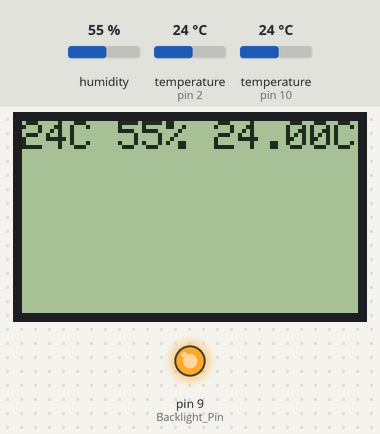
Simulated run of this sketch. Board: Arduino Uno, built with avr-gcc and run on an emulated ATmega328P. Parts: 84×48 one-colour display, output pins drawn as LEDs (lit = HIGH). Inputs (shaded band) come from the test bench; at power-on: temperature (sensors on pin 10, pin 2) 24 °C, humidity 55 %. What the sketch prints to the serial monitor is not drawn.

Above: at 2.3 s.
2.4 s: temperature (sensor on pin 10) set to 12 °C
At 9.4 s:
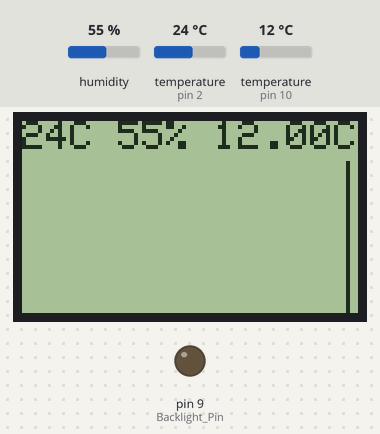
10.6 s: temperature (sensor on pin 10) set to 19 °C
At 13.6 s:
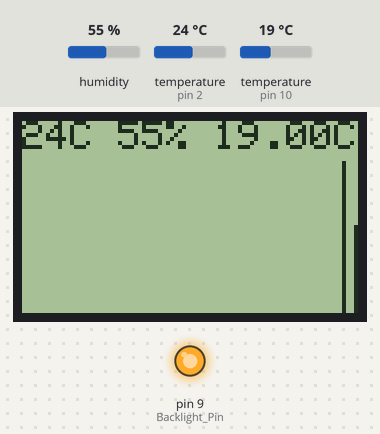
18.0 s: humidity set to 22 %
At 20.7 s:
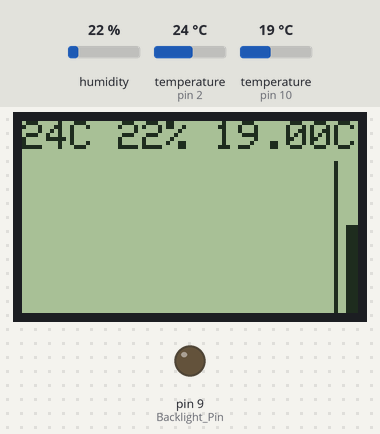
25.4 s: temperature (sensor on pin 2) set to 12 °C
At 29.0 s:
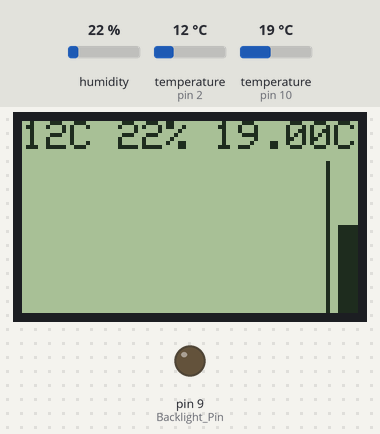
32.8 s: humidity set to 40 %
At 36.3 s:
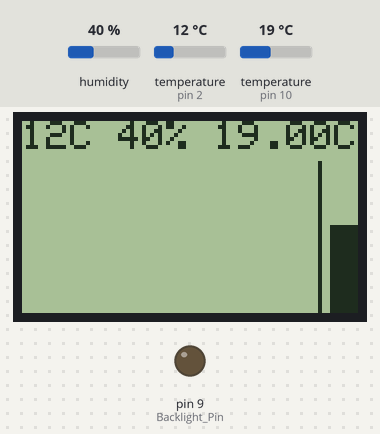
40.3 s: temperature (sensor on pin 10) set to 28 °C
At 43.5 s:
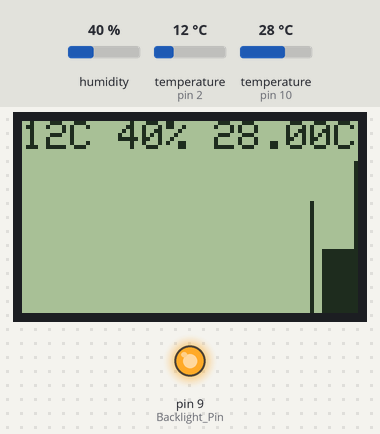
Timing chart, 0 to 45.0 s (numbered marks = the images above; inputs shaded):
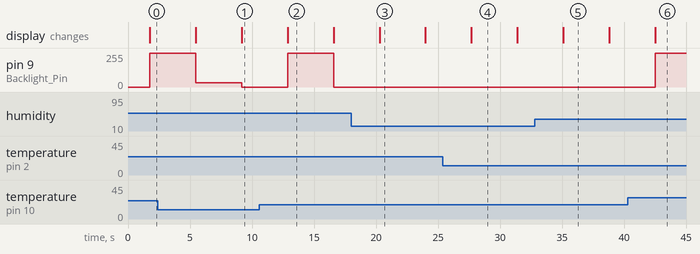

Measured:
- after the input at 2.4 s, pin 9 (Backlight_Pin): 255/255 → 32/255 after 3.1 s, → 0/255 3.7 s later; the display: first changes after 3.1 s (image 1 shows a later state)
- after the input at 10.6 s, pin 9 (Backlight_Pin): 0/255 → 255/255 after 2.3 s, → 0/255 3.7 s later
- after the input at 40.3 s, pin 9 (Backlight_Pin): 0/255 → 255/255 after 2.2 s; the display: changes after 2.2 s (image 6)
- what the display in image 2 shows lasts 3.7 s, from 12.9 s to 16.6 s

The sketch:

DHT11_DS18B20_temperature.ino
```cpp
//
//   FILE:  dht11_test1.pde
// PURPOSE: DHT11 library test sketch for Arduino
//

//Celsius to Fahrenheit conversion
double Fahrenheit(double celsius)
{
	return 1.8 * celsius + 32;
}

// fast integer version with rounding
//int Celcius2Fahrenheit(int celcius)
//{
//  return (celsius * 18 + 5)/10 + 32;
//}


//Celsius to Kelvin conversion
double Kelvin(double celsius)
{
	return celsius + 273.15;
}

// dewPoint function NOAA
// reference: http://wahiduddin.net/calc/density_algorithms.htm
double dewPoint(double celsius, double humidity)
{
	double RATIO = 373.15 / (273.15 + celsius);  // RATIO was originally named A0, possibly confusing in Arduino context
	double SUM = -7.90298 * (RATIO - 1);
	SUM += 5.02808 * log10(RATIO);
	SUM += -1.3816e-7 * (pow(10, (11.344 * (1 - 1/RATIO ))) - 1) ;
	SUM += 8.1328e-3 * (pow(10, (-3.49149 * (RATIO - 1))) - 1) ;
	SUM += log10(1013.246);
	double VP = pow(10, SUM - 3) * humidity;
	double T = log(VP/0.61078);   // temp var
	return (241.88 * T) / (17.558 - T);
}

// delta max = 0.6544 wrt dewPoint()
// 5x faster than dewPoint()
// reference: http://en.wikipedia.org/wiki/Dew_point
double dewPointFast(double celsius, double humidity)
{
	double a = 17.271;
	double b = 237.7;
	double temp = (a * celsius) / (b + celsius) + log(humidity/100);
	double Td = (b * temp) / (a - temp);
	return Td;
}


#include <dht11.h>

dht11 DHT11;

#define DHT11PIN 2

#include <OneWire.h>
#include <DallasTemperature.h>

// Data wire is plugged into port 2 on the Arduino
#define ONE_WIRE_BUS 10

// Setup a oneWire instance to communicate with any OneWire devices (not just Maxim/Dallas temperature ICs)
OneWire oneWire(ONE_WIRE_BUS);

// Pass our oneWire reference to Dallas Temperature.
DallasTemperature sensors(&oneWire);


#include <Adafruit_GFX.h>
#include <Adafruit_PCD8544.h>

// pin 7 - Serial clock out (SCLK)
// pin 6 - Serial data out (DIN)
// pin 5 - Data/Command select (D/C)
// pin 4 - LCD chip select (CS)
// pin 3 - LCD reset (RST)
Adafruit_PCD8544 display = Adafruit_PCD8544(7, 6, 5, 4, 3);

#define Backlight_Pin 9

void setup()
{
  Serial.begin(9600);
  Serial.println("DHT11 DS18B20 temperature");
  Serial.print("DHT11 LIBRARY VERSION: ");
  Serial.println(DHT11LIB_VERSION);
  Serial.println();

  // DS18B20
  sensors.begin();

  // Nokia 5110 display
  display.begin();

  // you can change the contrast around to adapt the display
  // for the best viewing!
  display.setContrast(50);

  pinMode(Backlight_Pin, OUTPUT);

  pinMode(0, INPUT);
  Serial.print("Backlight ");
  Serial.println(analogRead(0));

  display.clearDisplay();
  display.setTextSize(1);
  display.setTextColor(BLACK);
  display.setCursor(0,0);
  display.println("Ready");
  display.display();
}

float dht11_temperature = 0;
float dht11_humidity = 0;
float ds18b20_temperature = 0;

#define TEMP_SIZE LCDWIDTH
float temp[TEMP_SIZE] = {0.0};
int temp_pos = 0; // position in circular buffer above

void loop()
{
  Serial.println("\n");

  int chk = DHT11.read(DHT11PIN);

  Serial.print("DHT11 Read sensor: ");
  switch (chk)
  {
    case DHTLIB_OK:
		Serial.println("OK");
		break;
    case DHTLIB_ERROR_CHECKSUM:
		Serial.println("Checksum error");
		break;
    case DHTLIB_ERROR_TIMEOUT:
		Serial.println("Time out error");
		break;
    default:
		Serial.println("Unknown error");
		break;
  }

  dht11_humidity = (float)DHT11.humidity;
  Serial.print("Humidity (%): ");
  Serial.println(dht11_humidity, 2);

  dht11_temperature = (float)DHT11.temperature;
  Serial.print("Temperature (oC): ");
  Serial.println(dht11_temperature, 2);

  Serial.print("Temperature (oF): ");
  Serial.println(Fahrenheit(DHT11.temperature), 2);

  Serial.print("Temperature (K): ");
  Serial.println(Kelvin(DHT11.temperature), 2);

  Serial.print("Dew Point (oC): ");
  Serial.println(dewPoint(DHT11.temperature, DHT11.humidity));

  Serial.print("Dew PointFast (oC): ");
  Serial.println(dewPointFast(DHT11.temperature, DHT11.humidity));


  Serial.print("DS18B20 Requesting temperatures...");
  sensors.requestTemperatures(); // Send the command to get temperatures
  Serial.println("DONE");

  sensors.requestTemperatures(); // Send the command to get temperatures
  Serial.print("Temperature for the device 1 (index 0) is: ");
  ds18b20_temperature = sensors.getTempCByIndex(0);
  Serial.println(ds18b20_temperature);

  temp[temp_pos] = ds18b20_temperature;

  display.clearDisplay();
  display.setCursor(0,0);
  display.print(dht11_temperature, 0);
  display.print("C ");
  display.print(dht11_humidity, 0);
  display.print("% ");
  display.print(ds18b20_temperature, 2);
  display.print("C");

  float min = temp[0], max = temp[0];

  for(int i = 0; i < TEMP_SIZE; i++) {
//    Serial.print(temp[i]);
//    Serial.print(" ");
    if (temp[i] < min && temp[i] > 0) min = temp[i];
    if (temp[i] > max) max = temp[i];
  }
  Serial.println();

  Serial.print("temperature range ");
  Serial.print(min);
  Serial.print("-");
  Serial.println(max);

  // draw right to left so most recent value is on the right
  for(int x = TEMP_SIZE - 1; x >= 0; x--) {
    int pos = ( x + temp_pos + 1 ) % TEMP_SIZE;
    if ( temp[pos] > 0 ) {
      int y = ( ( temp[pos] - min ) / ( max - min ) ) * ( LCDHEIGHT - 10 );
      display.drawLine(x, LCDHEIGHT - y, x, LCDHEIGHT, BLACK);
//      display.drawPixel(x,y + 10, BLACK);
//      Serial.print(temp[pos],2);
//      Serial.print(" ");
    }
  }
  Serial.println();

  // refresh LCD
  display.display();

  // pulse display backlight
  int backlight = 0;

  float old_temp = temp[(temp_pos + TEMP_SIZE - 1) % TEMP_SIZE];
  if ( ds18b20_temperature < old_temp ) {
    backlight = 32;
  } else if ( ds18b20_temperature > old_temp ) {
    backlight = 255;
  }
  analogWrite(Backlight_Pin, backlight);

  delay(2000);

  // move slot in circular bugger
  if ( ++temp_pos > TEMP_SIZE ) temp_pos = 0;

}
//
// END OF FILE
//
```
